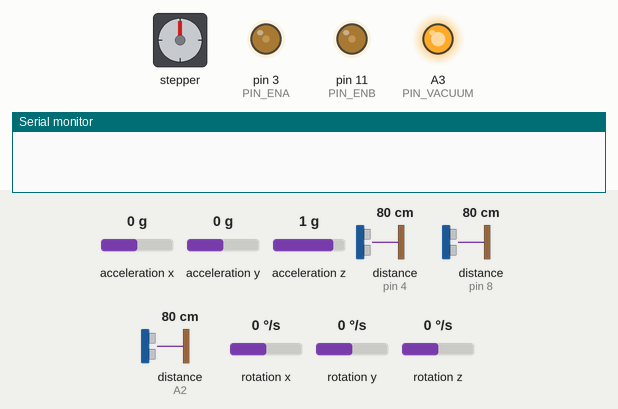
Recording of a sketch running on a simulated Arduino Uno, built with avr-gcc and run on an emulated ATmega328P. On the bench: stepper motor, output pins drawn as LEDs (lit = HIGH), the last lines printed to the serial monitor. Wiring (inferred from the names in the program): 3 × ultrasonic range finder: trigger pin 2, echo pin 4 / trigger pin 7, echo pin 8 / trigger A1, echo A2; MPU-6050 motion sensor at I2C address 0x68; stepper motor (200 steps per turn assumed): coils pin 6, pin 5, pin 10, pin 9. The test bench sets the inputs (shaded band); at power-on: distance to the obstacle (sensors on pin 8, A2, pin 4) 80 cm, rotation z 0 °/s, acceleration x 0 g, acceleration y 0 g, acceleration z 1 g, rotation x 0 °/s, rotation y 0 °/s. The echo pulse lasts 58.3 µs per cm; pins used as bus, display or sensor lines are not drawn.

Above: at 6.3 s.
6.4 s: distance to the obstacle (sensor on pin 8) set to 4 cm
At 7.5 s:
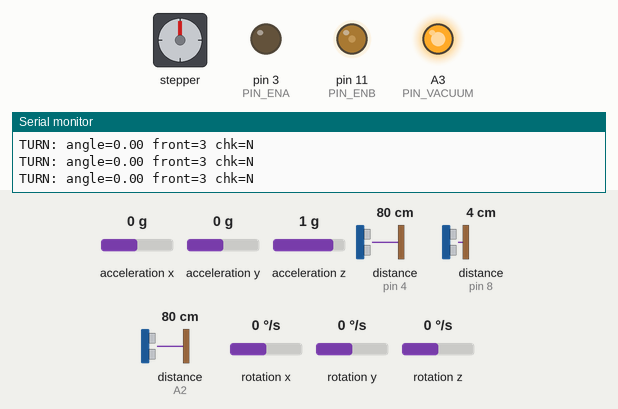
9.4 s: distance to the obstacle (sensor on A2) set to 22 cm
12.4 s: distance to the obstacle (sensor on A2) set to 18 cm
At 13.7 s:
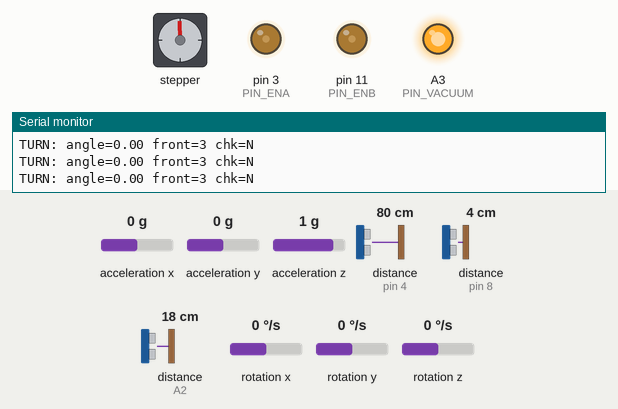
14.2 s: rotation z set to -184 °/s
At 15.5 s:
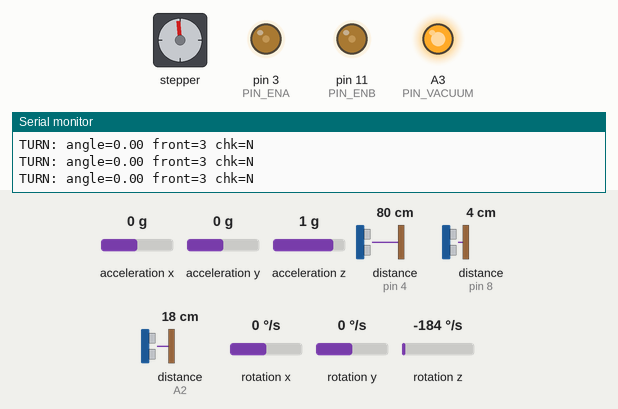
15.9 s: rotation z set to -192 °/s
At 18.88 s:
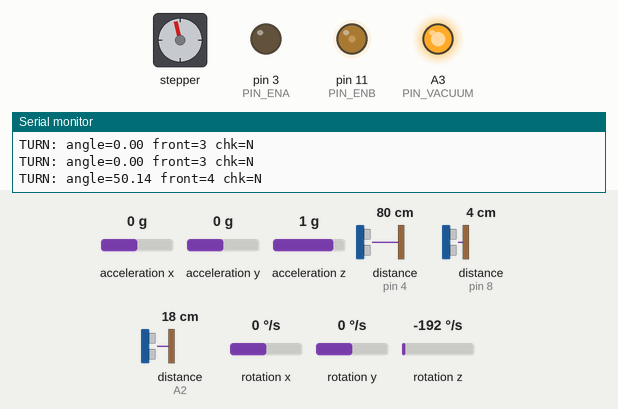
18.9 s: distance to the obstacle (sensor on pin 4) set to 35 cm
Timing chart, 0 to 27.5 s (numbered marks = the images above; inputs shaded):
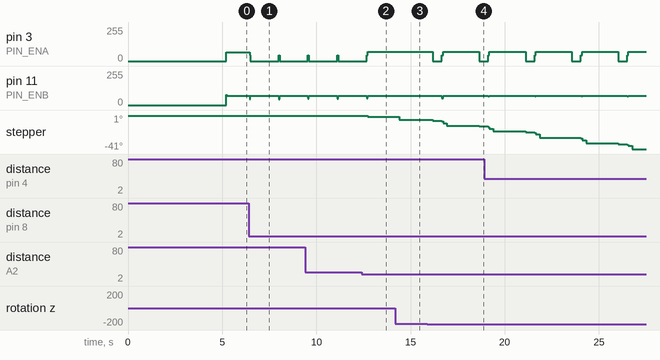

The sketch:

main.ino
```cpp
// main.ino - V3 自走吸塵車 (雙右側超音波版)
// 版本: 3.6
// 日期: 2025-12-08
//
// 變更：
// - 使用 UltrasonicManager 統一管理 3 個超音波
// - 輪流讀取避免干擾 (每迴圈讀 1 個)
// - behavior 改用 SensorData 結構
// - v3.0: 加入 MPU6050 IMU 用於轉彎角度判定
// - v3.5: IMU 更新移到 behavior 內部，只在轉彎時更新
// - v3.6: IMU 獨立高頻更新 (不受主迴圈 20Hz 限制)

#include "config.h"
#include "ultrasonic.h"
#include "mpu6050_sensor.h"
#include "behavior.h"
#include "motor.h"
#include "vacuum.h"
#include "serial_cmd.h"

// 模組實例
UltrasonicManager ultrasonic;
MPU6050Sensor imu;
BehaviorController behavior;
Motor motor;
Vacuum vacuum;
SerialCommand serialCmd;

// 上次迴圈時間
unsigned long lastLoopTime = 0;
unsigned long lastImuTime = 0;  // IMU 獨立計時
const unsigned long IMU_INTERVAL = 20;  // 20ms = 50Hz

void setup() {
    // 延遲啟動 (避免 EMI)
    delay(3000);

    // 初始化模組
    ultrasonic.init();

    // 初始化 IMU
    if (imu.begin()) {
        imu.calibrate(500);  // 校準陀螺儀 (約 1 秒，需靜止)
    }

    behavior.init(&imu);  // 傳入 IMU 指標
    motor.init();
    vacuum.init();
    serialCmd.init(115200);

    // 開啟吸塵器
    vacuum.on();

    lastLoopTime = millis();
}

void loop() {
    unsigned long currentTime = millis();

    // ===== IMU 獨立高頻更新 (50Hz，不受主迴圈限制) =====
    if (currentTime - lastImuTime >= IMU_INTERVAL) {
        imu.update();
        lastImuTime = currentTime;
    }

    // 維持 20Hz 迴圈 (超音波、行為控制)
    if (currentTime - lastLoopTime < LOOP_INTERVAL) {
        return;
    }
    lastLoopTime = currentTime;

    // ===== 1. 讀取超音波感測器 (輪流) =====
    ultrasonic.update();
    SensorData sensor = ultrasonic.getData();

    // ===== 3. 檢查 Serial 指令 =====
    if (serialCmd.check()) {
        byte cmd = serialCmd.getCommand();
        if (cmd == CMD_VACUUM_ON) {
            vacuum.on();
        } else if (cmd == CMD_VACUUM_OFF) {
            vacuum.off();
        }
    }

    // ===== 3. 行為控制 =====
    MotorCommand cmd = behavior.update(sensor);

    // ===== 4. 輸出馬達 =====
    if (cmd.stop || behavior.isComplete()) {
        motor.stop();
        vacuum.off();
    } else {
        motor.set(cmd.leftPWM, cmd.rightPWM);
    }
}
```

behavior.cpp
```cpp
// behavior.cpp - 行為控制模組 (純角度 PD 控制)
// 版本: 3.15
// 日期: 2025-12-11
//
// 核心邏輯：
// 1. 沿牆：純角度 PD 控制，距離影響目標角度
// 2. 擺頭：角落轉彎前原地左右擺動清掃 (v3.14)
// 3. 轉彎：IMU 判斷轉過 85~90 度 → 退出
// 4. 找牆：使用連續函數 (軟閾值) 避免邊界抖動

#include "behavior.h"
#include <Arduino.h>

void BehaviorController::init(MPU6050Sensor* imu) {
    _imu = imu;
    _isTurning = false;
    _isSweeping = false;
    _sweepPhase = SWEEP_NONE;
    _sweepStartYaw = 0.0f;
    _sweepTimer = 0;
    _turnTimer = 0;
    _stableTimer = 0;
    _complete = false;
    _startTime = millis();
    _lastRightFront = 50.0f;
    _frontTriggerCount = 0;
    _lastAngle = 0.0f;
    _turnFromCorner = false;
    _turnStartYaw = 0.0f;

    wdt_enable(WDTO_2S);
}

MotorCommand BehaviorController::update(const SensorData& sensor) {
    wdt_reset();

    // 超時保護
    if (millis() - _startTime > RUN_TIMEOUT) {
        _complete = true;
        return {0, 0, true};
    }

    if (_complete) {
        return {0, 0, true};
    }

    // ===== 優先級 0: 擺頭清掃 (v3.14) =====
    if (_isSweeping) {
        return _handleSweeping(sensor);
    }

    // ===== 優先級 1: 轉彎 =====
    if (_isTurning) {
        return _handleTurning(sensor);
    }

    // ===== 前方觸發連續確認 =====
    if (sensor.front <= FRONT_STOP) {
        _frontTriggerCount++;
    } else {
        _frontTriggerCount = 0;
    }

    // 前方觸發 → 判斷是否為角落轉彎
    if (_frontTriggerCount >= 2) {
        _frontTriggerCount = 0;  // v3.15: 清零，避免重複觸發
        _turnFromCorner = (sensor.rightFront < 20);  // 右前 <20cm = 角落

        // v3.14: 角落轉彎前先右擺清掃
        if (_turnFromCorner) {
            _isSweeping = true;
            _sweepPhase = SWEEP_RIGHT;
            _sweepTimer = 0;
            if (_imu != nullptr) {
                _sweepStartYaw = _imu->getYaw();
            }
            return _handleSweeping(sensor);
        } else {
            // 非角落，直接轉彎
            return _handleTurning(sensor);
        }
    }

    // ===== 優先級 2: 沿牆 =====
    return _handleWallFollow(sensor);
}

// ===== 擺頭清掃控制 (v3.14) =====
// 流程：右擺30° → 回正 → 進入左轉
MotorCommand BehaviorController::_handleSweeping(const SensorData& sensor) {
    if (_imu == nullptr) {
        // 無 IMU，跳過擺頭
        _isSweeping = false;
        return _handleTurning(sensor);
    }

    _sweepTimer++;

    // 超時保護 (5秒)
    if (_sweepTimer > SWEEP_TIMEOUT) {
        _isSweeping = false;
        _sweepPhase = SWEEP_NONE;
        return _handleTurning(sensor);
    }

    float currentYaw = _imu->getYaw();
    float diff = currentYaw - _sweepStartYaw;
    // 處理跨越 ±180
    if (diff < -180) diff += 360;
    if (diff > 180) diff -= 360;

    switch (_sweepPhase) {
        case SWEEP_RIGHT:
            // 右轉直到 -30°
            if (diff <= -SWEEP_ANGLE) {
                _sweepPhase = SWEEP_BACK;
            }
            return {SWEEP_PWM, -SWEEP_PWM, false};  // 原地右轉

        case SWEEP_BACK:
            // 左轉回正 (diff ≈ 0)
            if (diff >= -2.0f && diff <= 2.0f) {
                _sweepPhase = SWEEP_DONE;
            }
            return {-SWEEP_PWM, SWEEP_PWM, false};  // 原地左轉

        case SWEEP_DONE:
        default:
            // 擺頭完成，進入轉彎
            _isSweeping = false;
            _sweepPhase = SWEEP_NONE;
            return _handleTurning(sensor);
    }
}

// ===== 轉彎控制 (v3.7: 只讀 IMU，計算前後差值) =====
MotorCommand BehaviorController::_handleTurning(const SensorData& sensor) {
    if (!_isTurning) {
        _isTurning = true;
        _turnTimer = 0;
        _turnFromCorner = (sensor.rightFront < 20);  // 右前 <20cm = 角落
        // v3.7: 記錄轉彎開始時的 yaw，不做 reset
        if (_imu != nullptr) {
            _turnStartYaw = _imu->getYaw();
        }
    }

    _turnTimer++;

    // 超時保護
    if (_turnTimer > TURN_TIMEOUT) {
        _isTurning = false;
        return _handleWallFollow(sensor);
    }

    // 最少轉彎時間 (300ms)
    if (_turnTimer < TURN_MIN_TIME) {
        // v3.12: 單輪轉彎（左輪停，右輪動），更穩定
        return {0, TURN_PWM, false};
    }

    // v3.7: 計算前後差值（左轉 yaw 減少，所以 start - current = 正值）
    float turnedAngle = 0;
    if (_imu != nullptr) {
        float currentYaw = _imu->getYaw();
        turnedAngle = _turnStartYaw - currentYaw;
        // 處理跨越 ±180 的情況
        if (turnedAngle < -180) turnedAngle += 360;
        if (turnedAngle > 180) turnedAngle -= 360;
        // 取絕對值（不管左轉右轉）
        if (turnedAngle < 0) turnedAngle = -turnedAngle;
    }

    // DEBUG: 每 10 個週期輸出一次
    if (_turnTimer % 10 == 0) {
        Serial.print("TURN: angle=");
        Serial.print(turnedAngle);
        Serial.print(" front=");
        Serial.print(sensor.front);
        Serial.print(" chk=");
        Serial.println((turnedAngle >= 85.0f && sensor.front > TURN_FRONT_CLEAR) ? "Y" : "N");
    }

    // 轉彎完成條件：
    // - 第一次檢查點在 85° (接近 90°)
    // - 之後每 45° 檢查一次 (135°, 180°, ...)
    // - 且前方暢通
    bool atCheckpoint = false;
    if (turnedAngle >= 85.0f) {
        // 第一個檢查點
        if (turnedAngle < 95.0f) {
            atCheckpoint = true;
        } else {
            // 之後的檢查點：130±5, 175±5, 220±5...
            float angleAfter90 = turnedAngle - 90.0f;
            int stepNum = (int)(angleAfter90 / 45.0f);
            float stepProgress = angleAfter90 - (stepNum * 45.0f);
            // 在每個 45° 步的 35~45 度區間檢查 (即 85°, 130°, 175°...)
            if (stepProgress >= 35.0f && stepProgress <= 50.0f) {
                atCheckpoint = true;
            }
        }
    }

    // v3.12: 只看角度，不看前方（前方由 update() 優先級處理）
    if (atCheckpoint) {
        _isTurning = false;
        return _handleWallFollow(sensor);
    }

    // 繼續左轉 (v3.12: 單輪轉彎)
    return {0, TURN_PWM, false};
}

// ===== 沿牆控制 (v3.15: 純角度 PD，距離影響目標角度) =====
MotorCommand BehaviorController::_handleWallFollow(const SensorData& sensor) {
    float angular = 0;

    if (sensor.rightValid) {
        // ===== v3.15: 純角度 PD 控制 =====
        // 距離誤差：正=太近
        float distError = TARGET_DIST - sensor.rightAvg;

        // 目標角度 = 距離誤差 × 係數
        // 太近(distError負) → 目標角度負 → 車頭朝外 → 遠離牆
        // 太遠(distError正) → 目標角度正 → 車頭朝內 → 靠近牆
        // 注意：distError = TARGET - actual，太近時 actual > TARGET，所以 distError < 0
        float targetAngle = -distError * KP_DIST;  // 取負號修正方向

        // 限幅
        if (targetAngle > MAX_TARGET_ANGLE) targetAngle = MAX_TARGET_ANGLE;
        if (targetAngle < -MAX_TARGET_ANGLE) targetAngle = -MAX_TARGET_ANGLE;

        // 角度誤差：當前角度 - 目標角度
        // 正=車頭比目標更朝牆，需左轉
        float angleError = sensor.angle - targetAngle;

        // 角度變化率 (D 項)
        float angleDerivative = sensor.angle - _lastAngle;
        _lastAngle = sensor.angle;

        // 純角度 PD 控制
        angular = KP_ANGLE * angleError + KD_ANGLE * angleDerivative;

    } else {
        // 右側無效 (rightValid=false，無法計算角度)
        // 使用連續函數避免邊界抖動

        // 計算各感測器的「近」程度 (0~1，越近越大)
        // 使用 sigmoid-like 軟閾值：30cm 以下為「近」
        float rfNear = _softThreshold(sensor.rightFront, 30, 10);  // 30±10cm 過渡
        float rrNear = _softThreshold(sensor.rightRear, 30, 10);

        // 右前遠 + 右後近 = 轉角/出口 → 右轉進入 (angular 負)
        float cornerWeight = (1.0f - rfNear) * rrNear;

        // 右前近 + 右後遠 = 發現牆前端 (正在接近新牆 or 入場)
        float wallFoundWeight = rfNear * (1.0f - rrNear);

        // 計算右前趨勢：正=接近牆，負=遠離牆
        float rfTrend = _lastRightFront - sensor.rightFront;  // 變小=接近

        // 發現牆時：依趨勢決定 (使用軟閾值避免抖動)
        float trendStrength = 0;
        if (rfTrend > 3.0f) {
            trendStrength = 1.0f;  // 明確接近
        } else if (rfTrend > 1.0f) {
            trendStrength = (rfTrend - 1.0f) / 2.0f;  // 0~1 線性過渡
        } else if (rfTrend < -3.0f) {
            trendStrength = -1.0f;  // 明確遠離
        } else if (rfTrend < -1.0f) {
            trendStrength = (rfTrend + 1.0f) / 2.0f;  // 0~-1 線性過渡
        }
        float trendAngular = trendStrength * 0.08f;

        // 基於距離的修正：右前太近也要左修正
        float distAngular = (sensor.rightFront < 20) ? 0.05f : 0;

        float wallFoundAngular = wallFoundWeight * (trendAngular + distAngular);

        // 完全無牆（右前遠 + 右後遠）：輕微右轉找牆
        float noWallWeight = (1.0f - rfNear) * (1.0f - rrNear);
        float noWallAngular = noWallWeight * (-SEARCH_ANGULAR);  // 負=右轉

        // 右前近 + 右後遠 = 斜向靠近牆 → 左轉 (與 cornerWeight 對稱)
        float approachAngular = wallFoundWeight * 0.12f;  // 正=左轉

        // 混合計算 (v3.13: 移除 rfDistAngular，避免轉彎後過度修正)
        angular = cornerWeight * (-0.12f) + approachAngular + wallFoundAngular + noWallAngular;

        // 重置 D 項追蹤（無有效角度時）
        _lastAngle = 0.0f;
    }

    // 更新趨勢追蹤（每週期都更新，確保切換時有正確的歷史值）
    _lastRightFront = sensor.rightFront;

    // 前方減速
    float speedScale = 1.0f;
    if (sensor.front < FRONT_SLOW) {
        speedScale = 0.5f + 0.5f * (sensor.front / FRONT_SLOW);
        if (speedScale < 0.5f) speedScale = 0.5f;
    }

    // 限幅
    if (angular > MAX_ANGULAR) angular = MAX_ANGULAR;
    if (angular < -MAX_ANGULAR) angular = -MAX_ANGULAR;

    // v3.8: 左右輪獨立 base，方便調參
    int leftBase = (int)(BASE_PWM_L * speedScale);
    int rightBase = (int)(BASE_PWM_R * speedScale);

    // v3.13: 不對稱修正 - 右修正(angular>0)時左輪加速 ×0.95，避免過衝
    float leftAngular = (angular > 0) ? angular * 0.95f : angular;
    int leftPWM = (int)(leftBase * (1.0f - leftAngular));
    int rightPWM = (int)(rightBase * (1.0f + angular));

    // v3.14: 完全無牆時額外右偏（右輪減速）
    if (!sensor.rightValid && sensor.rightFront > 40 && sensor.rightRear > 40) {
        rightPWM -= 5;
    }

    // 限幅
    if (leftPWM > 0 && leftPWM < MIN_PWM) leftPWM = MIN_PWM;
    if (rightPWM > 0 && rightPWM < MIN_PWM) rightPWM = MIN_PWM;
    if (leftPWM > 255) leftPWM = 255;
    if (rightPWM > 255) rightPWM = 255;

    return {leftPWM, rightPWM, false};
}

// ===== 軟閾值函數 =====
// 返回 0~1，value 越小返回值越接近 1
// threshold = 中心點，width = 過渡帶寬度
float BehaviorController::_softThreshold(float value, float threshold, float width) {
    if (value <= threshold - width) return 1.0f;
    if (value >= threshold + width) return 0.0f;
    // 線性過渡
    return 0.5f - 0.5f * (value - threshold) / width;
}
```

behavior.h
```cpp
// behavior.h - 行為控制模組 (距離+角度 PD 控制)
// 版本: 3.14
// 日期: 2025-12-11

#ifndef BEHAVIOR_H
#define BEHAVIOR_H

#include <avr/wdt.h>
#include "ultrasonic.h"  // for SensorData
#include "mpu6050_sensor.h"  // for IMU
#include "config.h"

struct MotorCommand {
    int leftPWM;        // -255 ~ +255
    int rightPWM;       // -255 ~ +255
    bool stop;          // 是否停止
};

// v3.14: 擺頭清掃狀態 (簡化版：右擺→回正→左轉)
enum SweepPhase {
    SWEEP_NONE,         // 不擺頭
    SWEEP_RIGHT,        // 右擺 30°
    SWEEP_BACK,         // 回正 (回到 0°)
    SWEEP_DONE          // 完成，進入左轉
};

class BehaviorController {
public:
    void init(MPU6050Sensor* imu);  // 傳入 IMU 指標
    MotorCommand update(const SensorData& sensor);

    bool isTurning() { return _isTurning; }
    bool isSweeping() { return _isSweeping; }
    bool isComplete() { return _complete; }

private:
    MotorCommand _handleSweeping(const SensorData& sensor);  // v3.14: 擺頭清掃
    MotorCommand _handleTurning(const SensorData& sensor);
    MotorCommand _handleWallFollow(const SensorData& sensor);

    // 軟閾值函數：value < (threshold-width) → 1, value > (threshold+width) → 0
    // 中間平滑過渡，避免邊界抖動
    float _softThreshold(float value, float threshold, float width);

    // 狀態變數
    bool _isTurning;
    bool _isSweeping;       // v3.14: 擺頭中
    SweepPhase _sweepPhase; // v3.14: 擺頭階段
    float _sweepStartYaw;   // v3.14: 擺頭起始 yaw
    int _sweepTimer;        // v3.14: 擺頭計時器
    int _turnTimer;
    int _stableTimer;
    bool _complete;
    unsigned long _startTime;

    // 右前趨勢追蹤 (用於 rightValid=false 時判斷接近/遠離)
    float _lastRightFront;

    // 前方觸發連續確認 (防止雜訊誤觸發)
    int _frontTriggerCount;

    // 角度 D 項追蹤 (用於 PD 控制)
    float _lastAngle;

    // 角落轉彎標記 (用於穩定期補償)
    bool _turnFromCorner;

    // IMU 相關
    MPU6050Sensor* _imu;
    float _turnStartYaw;  // 轉彎開始時的 yaw
};

#endif
```

motor.cpp
```cpp
// motor.cpp
#include "motor.h"
#include "config.h"
#include <Arduino.h>

void Motor::init() {
    pinMode(PIN_ENA, OUTPUT);
    pinMode(PIN_IN1, OUTPUT);
    pinMode(PIN_IN2, OUTPUT);
    pinMode(PIN_ENB, OUTPUT);
    pinMode(PIN_IN3, OUTPUT);
    pinMode(PIN_IN4, OUTPUT);

    stop();
}

void Motor::set(int leftPWM, int rightPWM) {
    _setLeft(leftPWM);
    _setRight(rightPWM);
}

void Motor::stop() {
    analogWrite(PIN_ENA, 0);
    analogWrite(PIN_ENB, 0);
    digitalWrite(PIN_IN1, LOW);
    digitalWrite(PIN_IN2, LOW);
    digitalWrite(PIN_IN3, LOW);
    digitalWrite(PIN_IN4, LOW);
}

void Motor::_setLeft(int pwm) {
    if (pwm > 0) {
        // 前進
        digitalWrite(PIN_IN1, HIGH);
        digitalWrite(PIN_IN2, LOW);
        analogWrite(PIN_ENA, pwm);
    } else if (pwm < 0) {
        // 後退
        digitalWrite(PIN_IN1, LOW);
        digitalWrite(PIN_IN2, HIGH);
        analogWrite(PIN_ENA, -pwm);
    } else {
        // 停止
        digitalWrite(PIN_IN1, LOW);
        digitalWrite(PIN_IN2, LOW);
        analogWrite(PIN_ENA, 0);
    }
}

void Motor::_setRight(int pwm) {
    if (pwm > 0) {
        // 前進
        digitalWrite(PIN_IN3, HIGH);
        digitalWrite(PIN_IN4, LOW);
        analogWrite(PIN_ENB, pwm);
    } else if (pwm < 0) {
        // 後退
        digitalWrite(PIN_IN3, LOW);
        digitalWrite(PIN_IN4, HIGH);
        analogWrite(PIN_ENB, -pwm);
    } else {
        // 停止
        digitalWrite(PIN_IN3, LOW);
        digitalWrite(PIN_IN4, LOW);
        analogWrite(PIN_ENB, 0);
    }
}
```

motor.h
```cpp
// motor.h
#ifndef MOTOR_H
#define MOTOR_H

class Motor {
public:
    void init();
    void set(int leftPWM, int rightPWM);
    void stop();

private:
    void _setLeft(int pwm);
    void _setRight(int pwm);
};

#endif
```

serial_cmd.cpp
```cpp
#include "serial_cmd.h"
#include <Arduino.h>

void SerialCommand::init(long baudRate) {
    Serial.begin(baudRate);
    _bufIndex = 0;
    _lastCommand = 0;
    _hasCommand = false;
}

bool SerialCommand::check() {
    _hasCommand = false;

    while (Serial.available()) {
        byte b = Serial.read();

        // 尋找封包頭
        if (_bufIndex == 0) {
            if (b == PKT_HEADER) {
                _buffer[_bufIndex++] = b;
            }
            continue;
        }

        _buffer[_bufIndex++] = b;

        // 封包完成 (4 bytes: Header, Cmd, Checksum, Footer)
        if (_bufIndex >= 4) {
            // 驗證 Footer
            if (_buffer[3] == PKT_FOOTER) {
                // 驗證 Checksum
                byte checksum = _buffer[0] ^ _buffer[1];
                if (checksum == _buffer[2]) {
                    _lastCommand = _buffer[1];
                    _hasCommand = true;
                }
            }
            _bufIndex = 0;
        }
    }

    return _hasCommand;
}

byte SerialCommand::getCommand() {
    return _lastCommand;
}
```

serial_cmd.h
```cpp
// serial_cmd.h
#ifndef SERIAL_CMD_H
#define SERIAL_CMD_H

#include <Arduino.h>  // For byte type

// 指令定義
#define CMD_VACUUM_ON   0x01
#define CMD_VACUUM_OFF  0x02

// 封包格式
#define PKT_HEADER      0xAA
#define PKT_FOOTER      0x55

class SerialCommand {
public:
    void init(long baudRate);
    bool check();           // 檢查是否有新指令
    byte getCommand();      // 取得指令

private:
    byte _buffer[4];
    int _bufIndex;
    byte _lastCommand;
    bool _hasCommand;
};

#endif
```

ultrasonic.h
```cpp
// ultrasonic.h - 三超音波管理 + 角度計算
// 版本: 2.0
// 日期: 2025-12-07

#ifndef ULTRASONIC_H
#define ULTRASONIC_H

#include <Arduino.h>

// 感測器資料結構
struct SensorData {
    int front;          // 前方距離 (cm)
    int rightFront;     // 右前距離 (cm)
    int rightRear;      // 右後距離 (cm)
    float rightAvg;     // 右側平均距離 (cm)
    float angle;        // 車身與牆夾角 (度), 正=車頭朝牆
    bool rightValid;    // 右側資料是否有效 (可計算角度)
};

class UltrasonicManager {
public:
    void init();
    void update();                      // 輪流讀取 (每次呼叫讀一個)
    SensorData getData();               // 取得所有感測器資料

private:
    int _readOne(int trigPin, int echoPin);
    int _filter(int* history, int value);

    // 濾波後的讀值
    int _front, _rightF, _rightR;

    // 中值濾波歷史 (各 3 個)
    int _histFront[3], _histRightF[3], _histRightR[3];

    // 輪流讀取狀態 (0=前, 1=右前, 2=右後)
    int _readIndex;
};

#endif
```

vacuum.cpp
```cpp
// vacuum.cpp
#include "vacuum.h"
#include "config.h"
#include <Arduino.h>

void Vacuum::init() {
    pinMode(PIN_VACUUM, OUTPUT);
    off();
}

void Vacuum::on() {
    digitalWrite(PIN_VACUUM, HIGH);
    _isOn = true;
}

void Vacuum::off() {
    digitalWrite(PIN_VACUUM, LOW);
    _isOn = false;
}
```

vacuum.h
```cpp
// vacuum.h
#ifndef VACUUM_H
#define VACUUM_H

class Vacuum {
public:
    void init();
    void on();
    void off();
    bool isOn() { return _isOn; }

private:
    bool _isOn;
};

#endif
```

Source omitted: mpu6050_sensor.cpp (4396 bytes), mpu6050_sensor.h (2981 bytes), ultrasonic.cpp (2912 bytes), config.h (2415 bytes)

Measured:
- the behaviour switches between 21 and 20 cm on distance to the obstacle (sensor on A2) (found by bisection; images 1 and 2)
- the behaviour switches between -184 and -185 °/s on rotation z (found by bisection; images 3 and 4)
- after the input at 6.4 s, pin 3 (PIN_ENA): 67/255 → 0/255 after 0.06 s; pin 11 (PIN_ENB): 68/255 → 70/255 after 0.06 s
